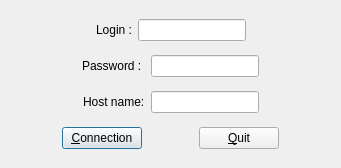
<?xml version="1.0" encoding="UTF-8"?>
<ui version="4.0">
 <class>DialogConnection</class>
 <widget class="QDialog" name="DialogConnection">
  <property name="geometry">
   <rect>
    <x>0</x>
    <y>0</y>
    <width>341</width>
    <height>168</height>
   </rect>
  </property>
  <property name="windowTitle">
   <string>Home</string>
  </property>
  <property name="windowIcon">
   <iconset>
    <normaloff>../logo.png</normaloff>../logo.png</iconset>
  </property>
  <layout class="QVBoxLayout" name="verticalLayout">
   <item>
    <layout class="QHBoxLayout" name="horizontalLayout_2">
     <item>
      <spacer name="horizontalSpacer">
       <property name="orientation">
        <enum>Qt::Horizontal</enum>
       </property>
       <property name="sizeHint" stdset="0">
        <size>
         <width>40</width>
         <height>20</height>
        </size>
       </property>
      </spacer>
     </item>
     <item>
      <widget class="QLabel" name="label_2">
       <property name="text">
        <string>Login :</string>
       </property>
      </widget>
     </item>
     <item>
      <widget class="QLineEdit" name="lineEditPseudo"/>
     </item>
     <item>
      <spacer name="horizontalSpacer_2">
       <property name="orientation">
        <enum>Qt::Horizontal</enum>
       </property>
       <property name="sizeHint" stdset="0">
        <size>
         <width>40</width>
         <height>20</height>
        </size>
       </property>
      </spacer>
     </item>
    </layout>
   </item>
   <item>
    <layout class="QHBoxLayout" name="horizontalLayout">
     <item>
      <spacer name="horizontalSpacer_3">
       <property name="orientation">
        <enum>Qt::Horizontal</enum>
       </property>
       <property name="sizeHint" stdset="0">
        <size>
         <width>40</width>
         <height>20</height>
        </size>
       </property>
      </spacer>
     </item>
     <item>
      <widget class="QLabel" name="label">
       <property name="text">
        <string>Password : </string>
       </property>
      </widget>
     </item>
     <item>
      <widget class="QLineEdit" name="lineEditMdp">
       <property name="echoMode">
        <enum>QLineEdit::Password</enum>
       </property>
      </widget>
     </item>
     <item>
      <spacer name="horizontalSpacer_4">
       <property name="orientation">
        <enum>Qt::Horizontal</enum>
       </property>
       <property name="sizeHint" stdset="0">
        <size>
         <width>40</width>
         <height>20</height>
        </size>
       </property>
      </spacer>
     </item>
    </layout>
   </item>
   <item>
    <layout class="QHBoxLayout" name="horizontalLayout_4">
     <item>
      <spacer name="horizontalSpacer_8">
       <property name="orientation">
        <enum>Qt::Horizontal</enum>
       </property>
       <property name="sizeHint" stdset="0">
        <size>
         <width>40</width>
         <height>20</height>
        </size>
       </property>
      </spacer>
     </item>
     <item>
      <widget class="QLabel" name="label_3">
       <property name="text">
        <string>Host name:</string>
       </property>
      </widget>
     </item>
     <item>
      <widget class="QLineEdit" name="lineEditHostName"/>
     </item>
     <item>
      <spacer name="horizontalSpacer_9">
       <property name="orientation">
        <enum>Qt::Horizontal</enum>
       </property>
       <property name="sizeHint" stdset="0">
        <size>
         <width>40</width>
         <height>20</height>
        </size>
       </property>
      </spacer>
     </item>
    </layout>
   </item>
   <item>
    <layout class="QHBoxLayout" name="horizontalLayout_3">
     <item>
      <spacer name="horizontalSpacer_5">
       <property name="orientation">
        <enum>Qt::Horizontal</enum>
       </property>
       <property name="sizeHint" stdset="0">
        <size>
         <width>40</width>
         <height>20</height>
        </size>
       </property>
      </spacer>
     </item>
     <item>
      <widget class="QPushButton" name="pushButtonConnexion">
       <property name="enabled">
        <bool>true</bool>
       </property>
       <property name="text">
        <string>&amp;Connection</string>
       </property>
      </widget>
     </item>
     <item>
      <spacer name="horizontalSpacer_6">
       <property name="orientation">
        <enum>Qt::Horizontal</enum>
       </property>
       <property name="sizeHint" stdset="0">
        <size>
         <width>40</width>
         <height>20</height>
        </size>
       </property>
      </spacer>
     </item>
     <item>
      <widget class="QPushButton" name="pushButtonQuitter">
       <property name="text">
        <string>&amp;Quit</string>
       </property>
      </widget>
     </item>
     <item>
      <spacer name="horizontalSpacer_7">
       <property name="orientation">
        <enum>Qt::Horizontal</enum>
       </property>
       <property name="sizeHint" stdset="0">
        <size>
         <width>40</width>
         <height>20</height>
        </size>
       </property>
      </spacer>
     </item>
    </layout>
   </item>
  </layout>
 </widget>
 <resources/>
 <connections/>
</ui>
